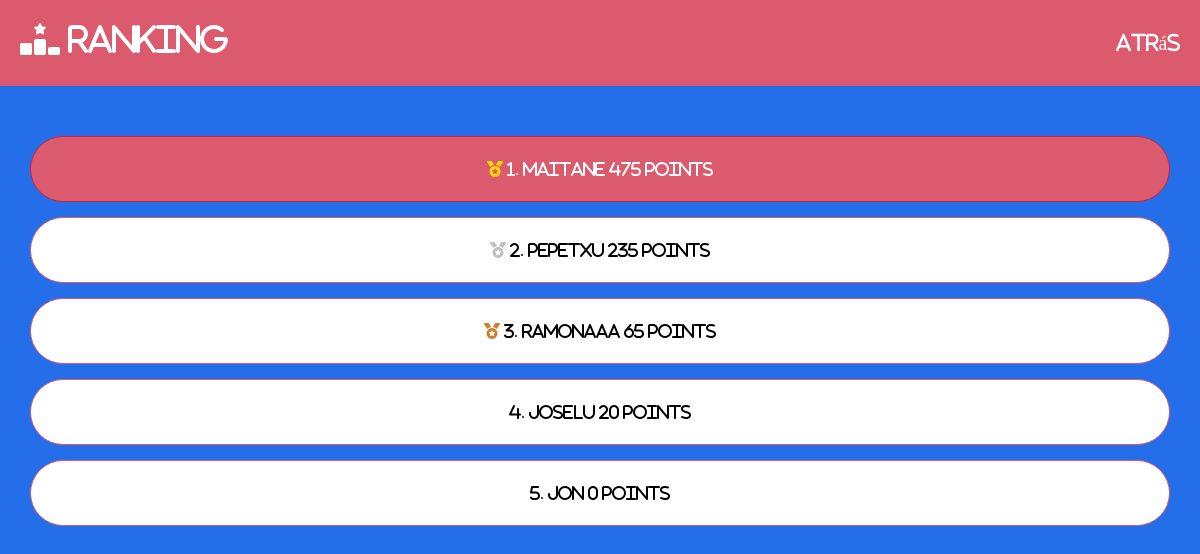
/game/ranking (signed in), run on the app's committed database.
### user/models.py (models this page shows, shortened)
class Ranking(models.Model):
    user = models.OneToOneField(User, on_delete=models.CASCADE)
    points=models.IntegerField()
    learnts=models.ManyToManyField(Term,through='Learnt')

### game/views.py (the view)
# urls.py: path('game/ranking',views.ranking,name='ranking'),
@login_required(login_url="/login")
def ranking(request):
    erabiltzaileak = Ranking.objects.all().annotate(rank=Window(
    expression=RowNumber(),order_by=F("points").desc())).order_by('-points')
    return render(request, 'ranking.html', {'users': erabiltzaileak})

### game/templates/ranking.html (shortened to what this page needs)
{% extends "base.html" %}
{% load static %}
{% block content %}
<nav class="navbar navbar-expand-lg navbar-dark">
    <h2><i class="fa-solid fa-ranking-star"></i> Ranking</h2>
    <div class="collapse navbar-collapse" id="navbarSupportedContent">
        <ul class="navbar-nav ml-auto">
            <li class="nav-item">
                <a href="{% url 'game' %}"><h5 class="m-0">Atrás</h5></a>
              </li>
        </ul>
    </div>
</nav>
<div class="games_container container">
    {% for use in users %}
        {% if use.rank == 1 %}
            {% if use.user == user %}
                <div class="user logged_user">
            {% else %}
                <div class="user non_logged_user">
            {% endif %}
                    <p><i class="fa-solid fa-medal gold"></i> {{ use.rank }}. {{use.user.username}} {{use.points}} points</p>
                </div>
        {% elif use.rank == 2 %}
            {% if use.user == user %}
                <div class="user logged_user">
            {% else %}
                <div class="user non_logged_user">
            {% endif %}
                    <p><i class="fa-solid fa-medal silver"></i> {{ use.rank }}. {{use.user.username}} {{use.points}} points</p>
                </div>
        {% elif use.rank == 3 %}
            {% if use.user == user %}
                <div class="user logged_user">
            {% else %}
                <div class="user non_logged_user">
            {% endif %}
                    <p><i class="fa-solid fa-medal bronze"></i> {{ use.rank }}. {{use.user.username}} {{use.points}} points</p>
                </div>
        {% else %}
            {% if use.user == user %}
                <div class="user logged_user">
            {% else %}
                <div class="user non_logged_user">
            {% endif %}
                    <p>{{ use.rank }}. {{use.user.username}} {{use.points}} points</p>
                </div>
        {% endif %}
    {% endfor %}
</div>
{% endblock content %}

### user/static/css/styles.css (style rules this page uses)
* { color: white; font-family: Montagu Slab, FontAwesome; }
body { background-color: #246ee9; }
.games_container { text-align: center; margin-top: 50px; padding: 0 !important; }
nav { background-color: #db5a6e !important; padding: 20px !important; }
nav a { color: white; }
.user { border: 1px solid white; padding: 10px; border-radius: 40px; margin: 15px 0px; }
.user p { margin: 10px; }
.logged_user { background-color: #db5a6e; border-color: #d0203a; }
.non_logged_user { background-color: white; border-color: #db5a6e; }
.non_logged_user p { color: black !important; }
.gold { color: gold; }
.silver { color: silver; }
.bronze { color: #cd7f32; }

### data on the page
Ranking: rank "1", user.username "maitane", points "475"
Ranking: rank "2", user.username "Pepetxu", points "235"
Ranking: rank "3", user.username "Ramonaaa", points "65"
Ranking: rank "4", user.username "JoseLu", points "20"
Ranking: rank "5", user.username "Jon", points "0"
